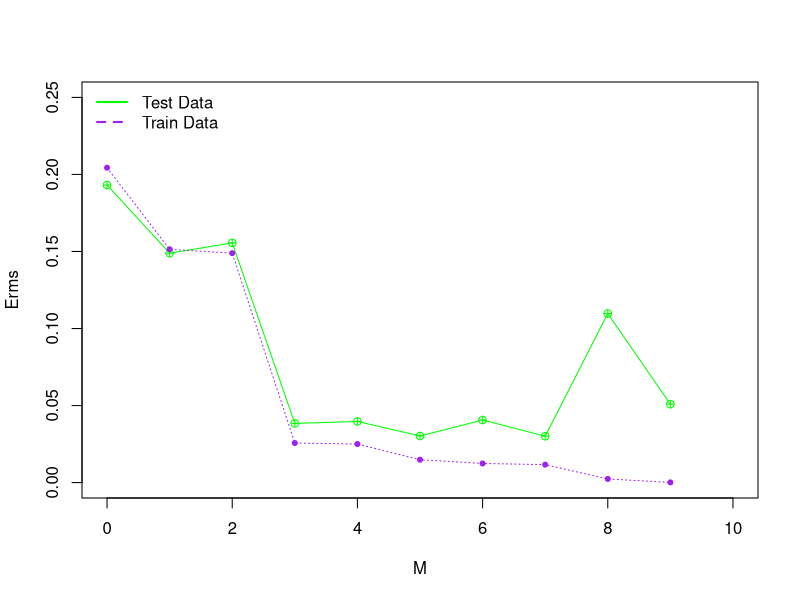

The R source for this figure:
## R File to plot Graph for ERMS VS M values for Train and Test Data for With out Regularization ## 
## Author: Asish Kumar Gaddipati, ag615513@ohio.edu, Ohio University, Athens.                    ## 
mvalue <- c(0, 1, 2, 3, 4, 5, 6, 7, 8, 9)
train <-c(0.20439011578503496,0.15142046562732744,0.14891243848972885,0.025680797378786358,0.025025296598739404,0.014849950319799599,0.012421669538109085,0.011659185083890461,0.002357420767293643,1.391649789383447E-4)
test <-c(0.1931182912183057,0.1489108720798555,0.1555844345674157,0.03840222897610668,0.03968647570598843,0.030251415174809972,0.04061930561081281,0.03010589284679013,0.10971874503325096,0.05089626851675621)
plot(mvalue, test, type='o', pch=10, col="green", xlab="M", ylab="Erms", ylim=c(0, 0.25), xlim=c(0,10))
lines(mvalue, train, type='o', pch=20, col="purple",lty=3)
legend("topleft", c("Test Data","Train Data"), cex=1.0, col=c("green","purple"), lty=1:2, lwd=2, bty="n")
